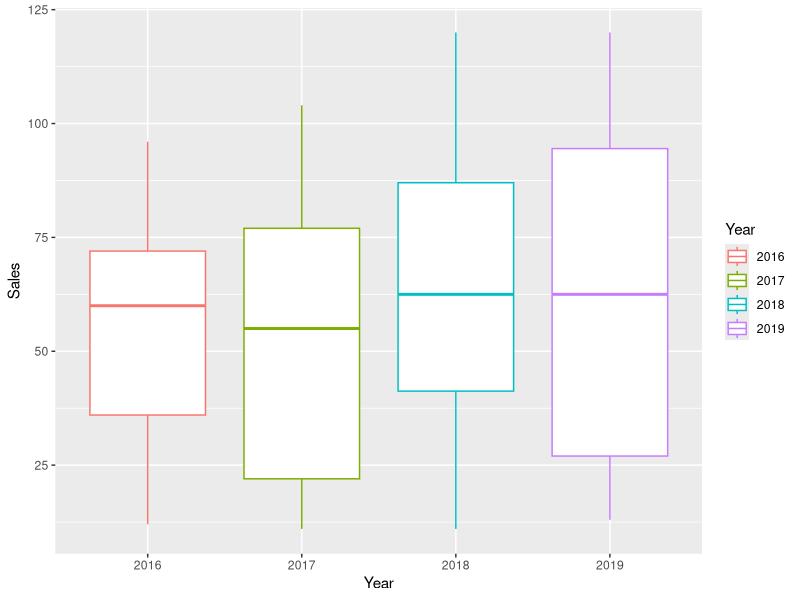

This chart was generated by the following R code:
## ---- chunk 1
library(tidyverse)
ourdata <- read_csv2("data/assignment2_data.csv")
## ---- chunk 2
set.seed(2016555019) 
new_data <- ourdata[sample(nrow(ourdata), 100),]
## ---- chunk 3
mean_for_color <- new_data %>% 
  group_by(Color) %>%
  summarize(Mean_Sales = mean(Sales))
## ---- chunk 4
knitr::kable(mean_for_color)
## ---- chunk 5
mean_for_region <- new_data %>% 
  group_by(Region) %>%
  summarize(Mean_Sales = mean(Sales))
## ---- chunk 6
knitr::kable(mean_for_region)
## ---- chunk 7
highest_sales <- new_data %>%
  group_by() %>%
  summarize(Date, Color, Region, Sales) %>% 
  arrange(desc(Sales)) %>%
  filter(row_number() == 1:5)
## ---- chunk 8
knitr::kable(highest_sales)
## ---- chunk 9
sep_date<-new_data %>%
  separate(Date, into = c("Day", "Month", "Year"), sep ="-")

highest_month <- sep_date %>% 
  group_by(Month) %>%
  summarize(Mean_Sales = mean(Sales)) %>%
  arrange(desc(Mean_Sales)) %>%
  filter(row_number() == 1)
## ---- chunk 10
sep_date <- new_data %>%
  separate(Date, into = c("Day", "Month", "Year"), sep ="-")

ggplot(data = sep_date) +
  geom_boxplot( mapping = aes(x = Year, y = Sales, color = Year)) 
## ---- chunk 11
set.seed(2016555019) 
new_data <- sample(words, 100)

with_col_name <- tibble(words = new_data)
## ---- chunk 12
knitr::kable(with_col_name[1:10,])
## ---- chunk 13
with_a = str_subset(new_data, "^a")

a_and_e <- tibble(a_e = str_subset(with_a, "e$"))
## ---- chunk 14
num_more_three <- sum(str_count(new_data, "(a|e|i|o|u)") > 3)

logic_more_three <- tibble(
  words = new_data,
  logical = str_count(new_data, "(a|e|i|o|u)") > 3
)

more_three <- logic_more_three %>%
  group_by(words) %>%
  summarize(which(logical == TRUE))

all_words <- str_c(more_three[1] %>%
                      .[[1]], collapse = ", ")
## ---- chunk 15
longest <- tibble(words = new_data,
                  lengths = (str_length(new_data)))
longest_5 <- longest %>%
    arrange(desc(lengths)) %>%
    head(5)
## ---- chunk 16
knitr::kable(longest_5)
## ---- chunk 17
containing_words <- tibble(
  contains = str_subset(new_data, "(age|any|day|exp|her|pro|the)")
)
## ---- chunk 18
knitr::kable(containing_words)
